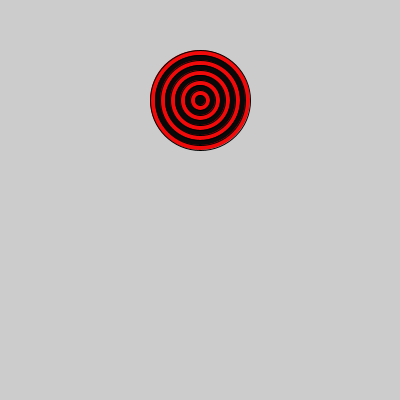
Frame 1 (no input)
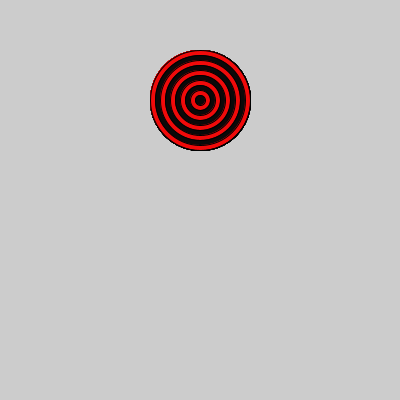
Frame 60 (the mouse pressed at the canvas centre just before this capture)
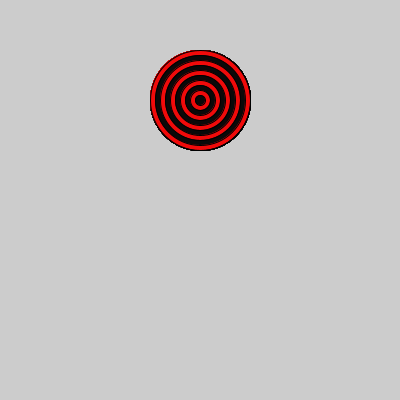
Frame 120 (the mouse held since frame 60 and released just before this capture)

The Processing sketch that drew these frames (run headless with seeded random() and noise(); from frame 60 on, the mouse is pressed at the canvas centre):

// Processing sketch: bullseye
// ── bullseye.pde
void setup(){
     size(400,400);  

    }

    void draw(){
      for(int i=10; i>0; i--){
        if(i % 2 == 0){
          fill(#F00A0A);
        }
        else {
          fill(#0A0909);
        }
          
ellipse(200,100,i*10,i*10);

    }
  }
                   
